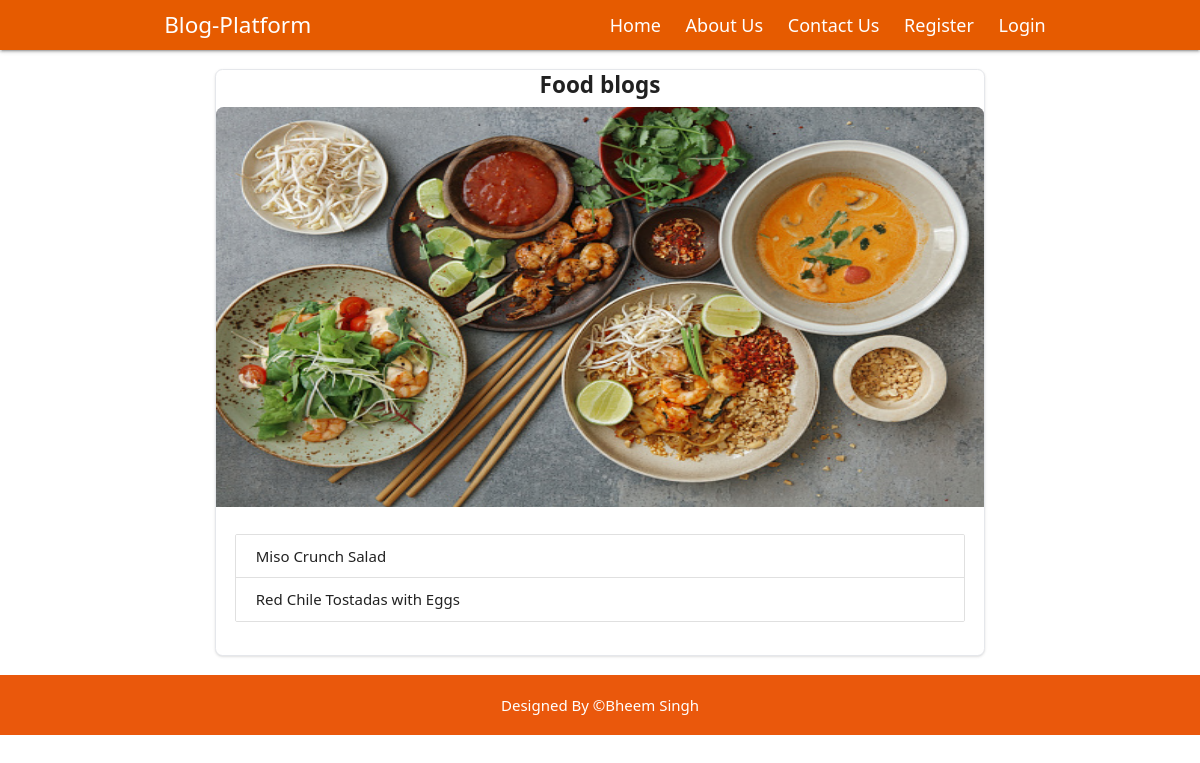
/category/food, run on the app's committed database.
### blogapp/models.py (models this page shows, shortened)
class Category(models.Model):
    cat_id = models.AutoField(primary_key=True)
    title  = models.CharField(max_length=100)
    description = models.TextField()
    url = models.CharField(max_length=100)
    image = models.ImageField(upload_to="category/")
    add_date = models.DateTimeField(auto_now_add=True,null=True)

class Post(models.Model):
    post_id = models.AutoField(primary_key=True)
    title = models.CharField(max_length=200)
    content = models.TextField()
    url = models.CharField(max_length=100)
    cat = models.ForeignKey(Category,on_delete=models.CASCADE)
    image = models.ImageField(upload_to='post/')
    add_date = models.DateTimeField(auto_now_add=True,null=True)
    def __str__(self):
        return self.title

### blogapp/views.py (the view)
# urls.py: path('category/<slug:url>',views.category),
def category(request,url):
    cat = Category.objects.get(url=url)
    post = Post.objects.filter(cat=cat)
    print(post)
    return render(request,"category.html",{'cat':cat, 'posts':post})

### templates/category.html (shortened to what this page needs)
{% extends 'base.html' %}
{% block content %}
<div class="grid grid-cols-6 gap-4 p-5">
    <div class="col-span-1">
    </div>
    <div class="col-span-4">
<div class=" bg-white border  rounded-lg shadow ">
    <h5 class="mb-2 text-2xl font-bold text-center">{{cat.title}}</h5>
        <img class="rounded-t-lg h-[50vh] w-full" src="/media/{{cat.image}}" alt="" />
    <div class="p-5">
        <ul class="collection">
            {% for p in posts %}
            <li class="collection-item">{{p.title}}</li>
            {% empty %}
            <h3>No post available </h3>
            {% endfor %}
          </ul>
    </div>
</div>
    </div>
    <div class="col-span-1">
    </div>
  </div>
{% endblock  %}

### templates/base.html (shortened to what this page needs)
<!DOCTYPE html>
{% load static %}
<html>
    <head>
        <link rel="stylesheet" href="{% static "css/style.css" %}" >
        <script src="https://cdn.tailwindcss.com"></script>
        <link rel="stylesheet" href="https://cdnjs.cloudflare.com/ajax/libs/materialize/1.0.0/css/materialize.min.css">
        <link rel="stylesheet" type="text/css" href="https://cdnjs.cloudflare.com/ajax/libs/font-awesome/5.10.0/css/all.min.css">
    </head>
    <body class="">
        {% include 'header.html' %}
        {% block content %}   {% endblock %}
        {% include 'footer.html' %}
    </body>
</html>

### templates/header.html (shortened to what this page needs)
<nav class="navbar">
    <div>
      <div class="nav-title">
        <h2> Blog-Platform </h2>
      </div>
    </div>
    <div class="links">
      <a href="/" > Home </a>
      <a href="/aboutus" > About Us</a>
      <a href="/contactus" > Contact Us</a>
      <a href="/register" > Register </a>
      <a href="/login" > Login </a>
    </div>
  </nav>

### templates/footer.html
<footer>
    <p class="text-center text-white py-5 bg-orange-600">Designed By ©Bheem Singh</p>
</footer>

### blogapp/static/css/style.css (style rules this page uses)
* { margin: 0px; box-sizing: border-box; font-family: 'segoe ui'; }
.navbar { width: 100%; padding-left: 20px; height: 50px; display: flex; position: relative; align-items: center; background-color: #e65b00; justify-content: space-around; }
.nav-title h2 { color: #fff; font-size: 1.5rem; }
.links { font-size: 18px; }
.links a { color: #fff; text-decoration: none; padding: 13px 10px 13px 10px; }

### data on the page
Category: title "Food blogs", image (picture)
Post: title "Miso Crunch Salad"
Post: title "Red Chile Tostadas with Eggs"
